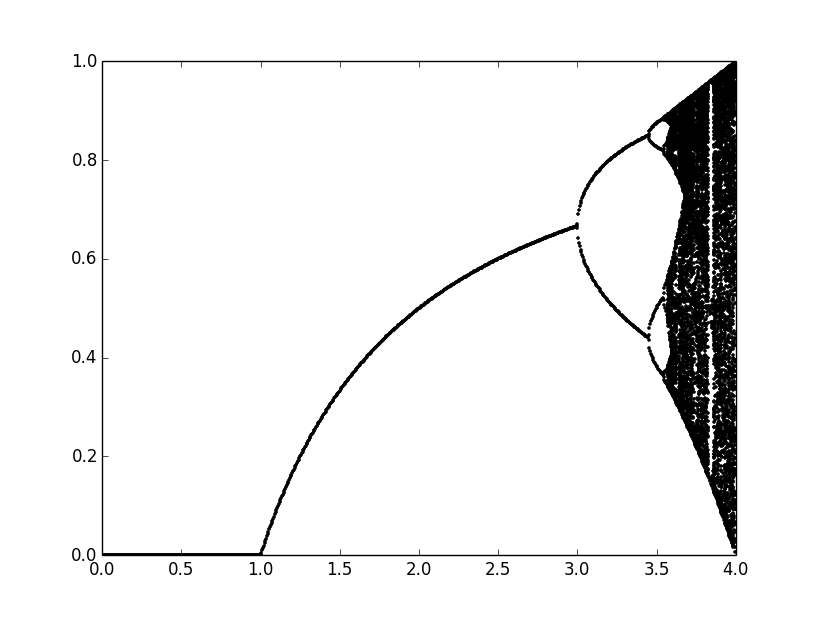

This chart was generated by the following Python code:
#!/usr/bin/env python

import numpy as np
import random
import matplotlib.pyplot as plt

def find_last_diff_data(xs, last_lower=-128, epsilon=1e-6):
  rs = [xs[-1]]
  for x in reversed(xs[last_lower:]):
    is_all_diff = True
    # check whether x is different to all data in r
    for r in rs:
      if abs(r-x) < epsilon: # found same
        is_all_diff = False
    if is_all_diff:
      rs.append(x)
  return np.array(rs)
        

if __name__ == '__main__':
  print 'Logistic map: '
  num_mu_stride = 0.005
  mu_upper = 4.0
  mu_lower = 0.0
  mu_list = np.arange(mu_lower, mu_upper, num_mu_stride)
  num_mu = len(mu_list)

  num_iter = 1000
  epsilon = 1e-3
  max_period = 128

  print 'Collecting data points ...'
  xs_list = np.zeros((num_mu, num_iter+1), dtype=float)
  print xs_list.shape
  for idx, mu in enumerate(mu_list):
    xs_list[idx][0] = random.random() # random start point
    for i in xrange(1, num_iter+1):
      # Logistic map calculation
      xs_list[idx][i] = mu * xs_list[idx][i-1] * (1 - xs_list[idx][i-1])
      if xs_list[idx][i] < epsilon:
         xs_list[idx][i] = 0.0 # clean

  print 'Calculating lim for each series ...'
  print 'Here we assume each series are converged:'
  plot_xs = []
  plot_ys = []
  for idx, xs in enumerate(xs_list):
    for x in find_last_diff_data(xs, -max_period, epsilon):
      plot_xs.append(mu_list[idx])
      plot_ys.append(x)
  plt.plot(plot_xs, plot_ys, 'ko', markersize=2)
  plt.show()
